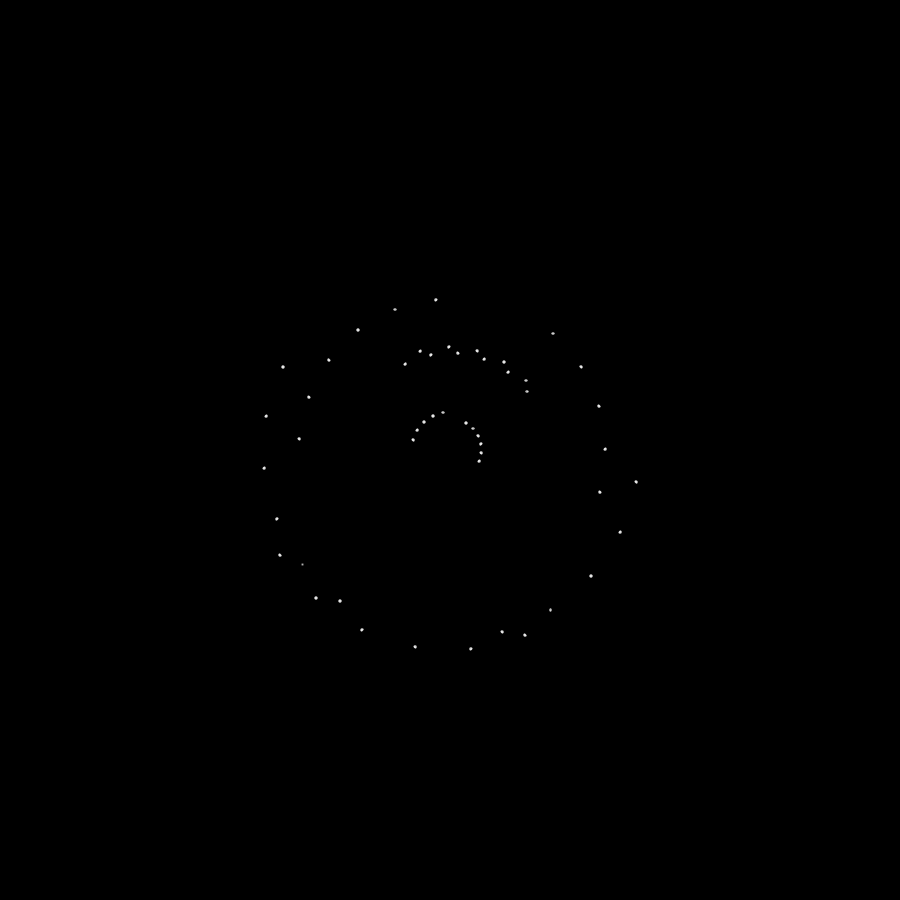
Frame 1 (no input)
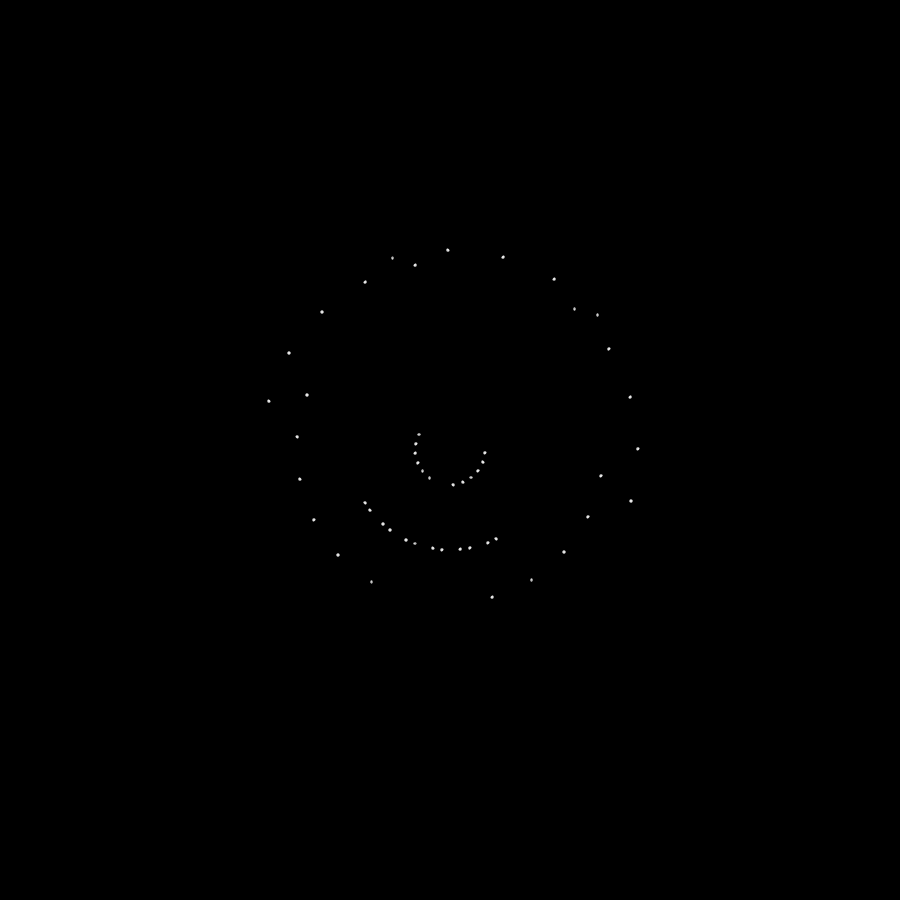
Frame 60 (the mouse pressed at the canvas centre just before this capture)
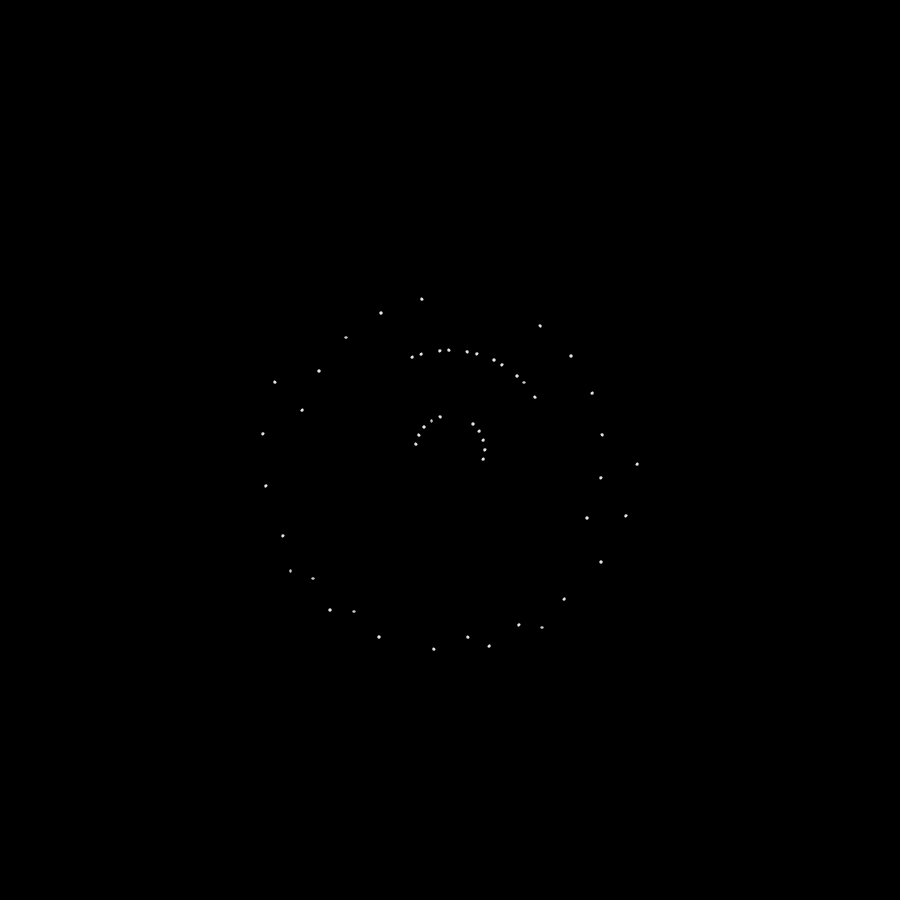
Frame 120 (the mouse held since frame 60 and released just before this capture)

The Processing sketch that drew these frames (run headless with seeded random() and noise(); from frame 60 on, the mouse is pressed at the canvas centre):

// Processing sketch: sketch_04_03_wavefigure
// ── sketch_04_03_wavefigure.pde
color bg = #000000;
color fg = #f1f1f1;
float x = 0;

void setup() {
  size(900, 900);
  background(bg);
  smooth();
  frameRate(25);
}

void draw() {
  background(bg);
  translate(width/2, height/2);

  float amount = 50;
  float magnitude = 200;

  stroke(fg);
  strokeWeight(2);

  for (int i = 0; i < amount; i++) {

    float wave1 = sin(radians(frameCount + i * 10)) / magnitude;
    float wave2 = cos(radians(frameCount + i * 20)) * magnitude;

    rotate(degrees(35));
    ellipse(wave1, wave2, 1, 1);
  }
}
